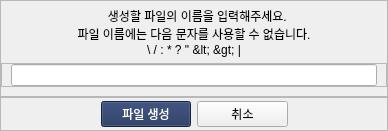
<?xml version="1.0" encoding="UTF-8"?>
<ui version="4.0">
 <class>Dialog</class>
 <widget class="QDialog" name="Dialog">
  <property name="geometry">
   <rect>
    <x>0</x>
    <y>0</y>
    <width>388</width>
    <height>121</height>
   </rect>
  </property>
  <property name="windowTitle">
   <string>Dialog</string>
  </property>
  <layout class="QGridLayout" name="gridLayout_2">
   <property name="leftMargin">
    <number>0</number>
   </property>
   <property name="topMargin">
    <number>0</number>
   </property>
   <property name="rightMargin">
    <number>0</number>
   </property>
   <property name="bottomMargin">
    <number>0</number>
   </property>
   <item row="0" column="0">
    <layout class="QGridLayout" name="gridLayout" rowstretch="2,1">
     <property name="verticalSpacing">
      <number>0</number>
     </property>
     <item row="0" column="0">
      <widget class="QFrame" name="frame">
       <property name="frameShape">
        <enum>QFrame::StyledPanel</enum>
       </property>
       <property name="frameShadow">
        <enum>QFrame::Raised</enum>
       </property>
       <layout class="QGridLayout" name="gridLayout_3" rowstretch="1,2,2">
        <property name="leftMargin">
         <number>0</number>
        </property>
        <property name="topMargin">
         <number>0</number>
        </property>
        <property name="rightMargin">
         <number>0</number>
        </property>
        <item row="1" column="0">
         <widget class="QLabel" name="label">
          <property name="text">
           <string>  생성할 파일의 이름을 입력해주세요.
파일 이름에는 다음 문자를 사용할 수 없습니다.
 \ / : * ? &quot; &lt; &gt; | </string>
          </property>
          <property name="alignment">
           <set>Qt::AlignCenter</set>
          </property>
         </widget>
        </item>
        <item row="0" column="0">
         <widget class="QFrame" name="color_frame_3">
          <property name="styleSheet">
           <string notr="true">background-color:rgb(29, 48, 90)</string>
          </property>
          <property name="frameShape">
           <enum>QFrame::StyledPanel</enum>
          </property>
          <property name="frameShadow">
           <enum>QFrame::Raised</enum>
          </property>
         </widget>
        </item>
        <item row="2" column="0">
         <widget class="QFrame" name="frame_4">
          <property name="frameShape">
           <enum>QFrame::StyledPanel</enum>
          </property>
          <property name="frameShadow">
           <enum>QFrame::Raised</enum>
          </property>
          <layout class="QGridLayout" name="gridLayout_5">
           <property name="topMargin">
            <number>0</number>
           </property>
           <property name="bottomMargin">
            <number>0</number>
           </property>
           <item row="0" column="0">
            <widget class="QLineEdit" name="newfile_name_line"/>
           </item>
          </layout>
         </widget>
        </item>
       </layout>
      </widget>
     </item>
     <item row="1" column="0">
      <widget class="QFrame" name="frame_2">
       <property name="frameShape">
        <enum>QFrame::StyledPanel</enum>
       </property>
       <property name="frameShadow">
        <enum>QFrame::Raised</enum>
       </property>
       <layout class="QGridLayout" name="gridLayout_4" columnstretch="1,1,1,1">
        <property name="topMargin">
         <number>3</number>
        </property>
        <property name="bottomMargin">
         <number>3</number>
        </property>
        <item row="0" column="2">
         <widget class="QPushButton" name="cancel_button">
          <property name="sizePolicy">
           <sizepolicy hsizetype="Minimum" vsizetype="Expanding">
            <horstretch>0</horstretch>
            <verstretch>0</verstretch>
           </sizepolicy>
          </property>
          <property name="focusPolicy">
           <enum>Qt::NoFocus</enum>
          </property>
          <property name="text">
           <string>취소</string>
          </property>
         </widget>
        </item>
        <item row="0" column="0">
         <spacer name="horizontalSpacer">
          <property name="orientation">
           <enum>Qt::Horizontal</enum>
          </property>
          <property name="sizeHint" stdset="0">
           <size>
            <width>40</width>
            <height>20</height>
           </size>
          </property>
         </spacer>
        </item>
        <item row="0" column="1">
         <widget class="QPushButton" name="make_file_button">
          <property name="sizePolicy">
           <sizepolicy hsizetype="Minimum" vsizetype="Expanding">
            <horstretch>0</horstretch>
            <verstretch>0</verstretch>
           </sizepolicy>
          </property>
          <property name="focusPolicy">
           <enum>Qt::NoFocus</enum>
          </property>
          <property name="styleSheet">
           <string notr="true">background-color: rgb(29, 48, 90);
color: rgb(255, 255, 255);</string>
          </property>
          <property name="text">
           <string>파일 생성</string>
          </property>
         </widget>
        </item>
        <item row="0" column="3">
         <spacer name="horizontalSpacer_2">
          <property name="orientation">
           <enum>Qt::Horizontal</enum>
          </property>
          <property name="sizeHint" stdset="0">
           <size>
            <width>40</width>
            <height>20</height>
           </size>
          </property>
         </spacer>
        </item>
       </layout>
      </widget>
     </item>
    </layout>
   </item>
  </layout>
 </widget>
 <resources/>
 <connections>
  <connection>
   <sender>cancel_button</sender>
   <signal>clicked()</signal>
   <receiver>Dialog</receiver>
   <slot>reject()</slot>
   <hints>
    <hint type="sourcelabel">
     <x>248</x>
     <y>101</y>
    </hint>
    <hint type="destinationlabel">
     <x>387</x>
     <y>67</y>
    </hint>
   </hints>
  </connection>
 </connections>
</ui>
